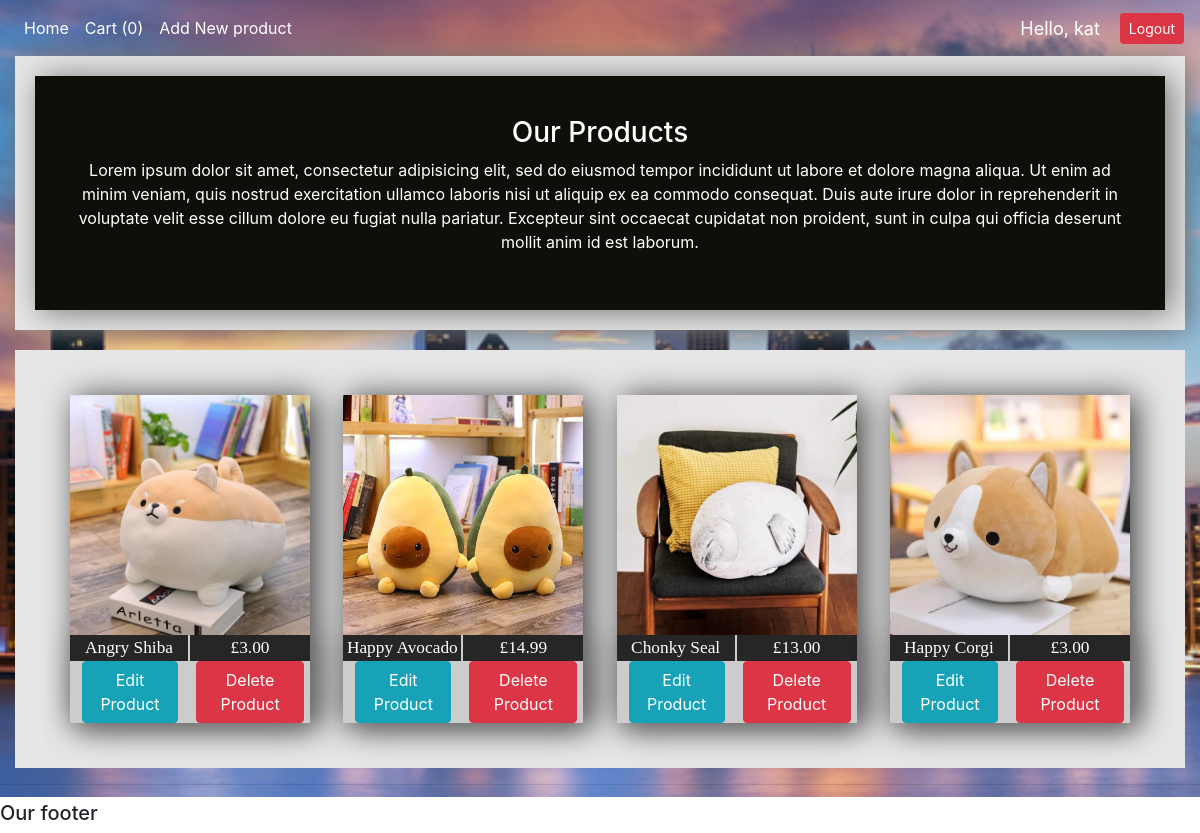
The app's page / (signed in) with its own data.
### ecom/models.py (models this page shows, shortened)
class Product(models.Model):
    name = models.CharField(max_length=200, null=False)
    price = models.FloatField()
    stock = models.CharField(max_length=200, default=0)
    date_created = models.DateTimeField(auto_now_add=True)
    description = models.CharField(max_length=250)
    image = models.ImageField(default='default.png', null=True, blank=True)

### ecom/views.py (the view)
# urls.py: path('', views.home, name='home'),
def home(request):
    print(request.user)
    if request.user.is_authenticated:
        customer, created = Customer.objects.get_or_create(user=request.user)
    cookieData = cartData(request)
    cartItems = cookieData['cartItems']
    products = Product.objects.all()
    total_products = products.count()
    context = {
        'products': products,
        'total_products': total_products,
        'cartItems': cartItems,
    }
    return render(request, 'ecom/home.html', context)

### ecom/models.py (called while the page is built)
    @property
    def get_cart_items(self):
        orderitems = self.orderitem_set.all()
        total = sum([item.quantity for item in orderitems])
        return total

### ecom/utils.py (called while the page is built, shortened)
def cartnumber(request):
    if request.user.is_authenticated:
        customer = request.user.customer
        order, created = Order.objects.get_or_create(customer=customer, complete=False)
        items = order.orderitem_set.all()
        cartItems = order.get_cart_items
        print("cart number success")
        return cartItems

def cartData(request):
    if request.user.is_authenticated:
        print("x")
        cartItems = cartnumber(request)
        customer = request.user.customer
        order, created = Order.objects.get_or_create(customer=customer, complete=False)
        items = order.orderitem_set.all()
        print("in cart data")
    else:
        cookieData = cookieCart(request)
        cartItems = cookieData['cartItems']
        order = cookieData['order']
        items = cookieData['items']
    return {
    'cartItems':cartItems,
    'order':order,
    'items':items,
    }

### ecom/templates/ecom/home.html (shortened to what this page needs)
{%  extends 'ecom/main.html' %}
{% block content %}
<body>
<div class="title-cont">
<div class="hometitle">
  <h3 style="color: #ffffff">Our Products</h3>
  <p style="color:#ffffff">Lorem ipsum dolor sit amet, consectetur adipisicing elit, sed do eiusmod tempor incididunt ut labore et dolore magna aliqua. Ut enim ad minim veniam, quis nostrud exercitation ullamco laboris nisi ut aliquip ex ea commodo consequat. Duis aute irure dolor in reprehenderit in voluptate velit esse cillum dolore eu fugiat nulla pariatur. Excepteur sint occaecat cupidatat non proident, sunt in culpa qui officia deserunt mollit anim id est laborum.</p>
</div>
</div>
<div class="content">
{% for product in products %}
<div style="background-color:#e6e6e6" class="item-cont">
<div class="imagelink">
<a href="{% url 'product_page' product.id %}"><img class="center" src="{{product.image.url}}"></a>
</div>
  <div class="product_info">
    <div class="priceandname">{{product.name}}</div>
    <div class="priceandname">£{{product.price|floatformat:2}}</div>
    {% if request.user.is_staff %}
    <div style="margin:auto; width:80%;"><a class="btn btn-info" href="{% url 'update_product' product.id %}">Edit Product</a></div>
    <div style="margin:auto; width:90%;"><a class="btn btn-danger" href="{% url 'delete_product' product.id %}">Delete Product</a></div>
    {% endif %}
</div>
</div>
{% endfor %}
</div>
</body>
{% endblock %}

### ecom/templates/ecom/navbar.html (shortened to what this page needs)
{% load static %}
<nav class="navbar navbar-expand-lg navbar-dark">
  <div class="collapse navbar-collapse" id="navbarNav">
    <ul class="navbar-nav">
      <li class="nav-item active">
        <a class="nav-link" href="{% url 'home' %}">Home</a>
      </li>
      <li class="nav-item active">
        <a class="nav-link" href="{% url 'cart' %}">Cart ({{cartItems}})</a>
      </li>
          {% if request.user.is_staff %}
      <li class="nav-item active">
        <a class="nav-link" href="{% url 'create_product' %}">Add New product</a>
      </li>
      {% endif %}
    </ul>
  </div>
    <span class="hello-msg">Hello, {{request.user}}</span>
    <span><a class="btn btn-sm btn-danger" href="{% url 'logout' %}">Logout</a></span>
</nav>

### ecom/templates/ecom/main.html (style rules this page uses)
body { background: white url("images/background.jpg") no-repeat; background-size: 100%; background-attachment: fixed; }

### ecom/templates/ecom/navbar.html (style rules this page uses)
.hello-msg { font-size: 18px; color: #fff; margin-right: 20px; }

### ecom/templates/ecom/home.html (style rules this page uses)
body { background-size: 100%; background-attachment: fixed; }
.center { display: block; margin-left: auto; margin-right: auto; width: 100%; }
.hometitle { padding: 40px; background: #0f0f0a; }
.item-cont { margin: 5px; background-color: #fff; box-shadow: 6px 2px 30px 0px rgba(0,0,0,0.75); }
.content { display: grid; grid-template-columns: 1fr 1fr 1fr 1fr; grid-auto-rows: minmax(150px, auto); grid-gap: 0.3%; justify-content:stretch; align-items: start; align-items: stretch; padding: 40px; background: #e6e6e6; }
.content > div { background: #ff3333; margin-left: 15px; margin-right: 15px; }
.content > div:nth-child(odd) { background: #ddd }
.hometitle { text-align: center; box-shadow: 6px 2px 30px 0px rgba(115, 115, 115); }
.product_info { display: grid; grid-template-columns: 1fr 1fr; grid-template-rows: auto; background-color: #cccccc; box-shadow: 6px 2px 30px 0px rgba(115, 115, 115); color: #ffffff }
.priceandname { font-size: 13pt; font-family: verdana; background-color: #262626; text-align: center; }
.product_info > div:nth-child(odd) { margin-right: 2px; }
.title-cont { background-color:#e6e6e6; padding: 20px; box-shadow: 6px 2px 30px 0px rgba(115, 115, 115); }

### records on screen
Product: image (picture), name "Angry Shiba", price "3.00"
Product: image (picture), name "Happy Avocado", price "14.99"
Product: image (picture), name "Chonky Seal", price "13.00"
Product: image (picture), name "Happy Corgi", price "3.00"

### other values on screen
{{ cartItems }} "0"
{{ request.user }} "kat"
